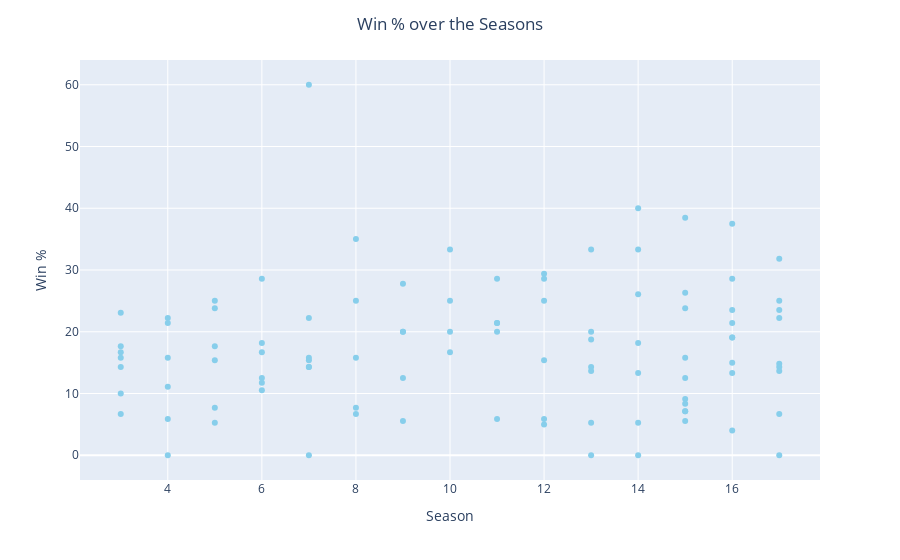

Here is the notebook cell this chart was saved with:
### Markdown cell above
**Competition Wins vs. Times Nominated Analysis**

The scatterplot suggests that there isn't an apparent relationship between number of times nominated and competition wins. There appears to be a cluster of data points between 2 and 4 times nominated. It makes sense that there would be some observations with 0 times nominated because there have been finalists who were never nominated but won competitions. With more data points, it could be argued that the distribution of wins over times nominated is a bell curve shape, peaking around 3 times nominated and 7 wins.

### Code cell
# Next, let's explore how competition win percentages have changed over time (over the seasons).
my_columns = ['Season','Houseguest','Win %']
fig = px.scatter(DF_raw[my_columns],
                   x = 'Season',
                   y = 'Win %',
                   color_discrete_sequence = ['skyblue'],
                   hover_data = 'Houseguest')
fig.update_layout(bargap = 0.1,
                 title = 'Win % over the Seasons',
                 title_x = 0.5)
fig

### Figure 1 — Plotly figure (JSON) as saved in the notebook; plotly's stock layout.template omitted (floating-point values rounded to 4 significant figures)
{"data": [{"customdata": [["Janelle Pierzina"], ["Frank Eudy"], ["Aaryn Gries"], ["Frankie Grande"], ["Dani Donato"], ["Dan Gheesling"], ["Rachel Reilly"], ["Ian Terry"], ["Vanessa Rousso"], ["Hayden Moss"], ["James Rhine"], ["Michele Noonan"], ["Brendon Villegas"], ["Cody Calafiore"], ["Ryan Quicksall"], ["McCrae Olson"], ["Shane Meaney"], ["Nakomis Dedmon"], ["Dick Donato"], ["Jerry MacDonald"], ["Britney Haynes"], ["Steve Moses"], ["Drew Daniel"], ["Andy Herren"], ["Donny Thompson"], ["James Huling"], ["Gerry Lancaster"], ["Alison Irwin"], ["Mike \"Boogie\" Malin"], ["Liz Nolan"], ["Jee Choe"], ["Jeff Schroeder"], ["Jordan Lloyd"], ["Nicole Franzel"], ["Adam Jasinski"], ["Natalie Cunial"], ["Keesha Smith"], ["Kevin Campbell"], ["Jeff Schroeder"], ["Caleb Reynolds"], ["Derrick Levasseur"], ["Porsche Briggs"], ["Janelle Pierzina"], ["Danielle Murphree"], ["Marcellas Reynolds"], ["Diane Henry"], ["Jason Guy"], ["Ivette Corredero"], ["Memphis Garrett"], ["Lisa Donahue"], ["Robert Roman"], ["Erika Landin"], ["Zach Swerdzewski"], ["Elissa Reilly"], ["Marvin Latimer"], ["James Rhine"], ["Ragan Fox"], ["Christine Brecht"], ["John McGuire"], ["Amy Crews"], ["Danielle Reyes"], ["George Boswell"], ["Kalia Booker"], ["Becky Burgess"], ["Adam Poch"], ["Austin Matelson"], ["Dan Gheesling"], ["Zach Rance"], ["April Lewis"], ["Sharon Obermueller"], ["Judd Daugherty"], ["Maggie Ausburn"], ["Jun Song"], ["Howie Gordon"], ["Danielle Reyes"], ["GinaMarie Zimmerman"], ["Spencer Clawson"], ["Karen Ganci"], ["Eric Stein"], ["Helen Kim"], ["Jessie Kowalski"], ["Roddy Mancuso"], ["Jameka Cameron"], ["Julia Nolan"], ["Erika Landin"], ["Natalie Martinez"], ["Lane Elenburg"], ["Sheila Kennedy"], ["Amanda Zuckerman"], ["Michael \"Cowboy\" Ellis"], ["Jordan Lloyd"], ["Jenn Arroyo"], ["Enzo Palumbo"], ["Victoria Rafaeli"], ["Jack Owens"], ["Will Kirby"], ["Shelly Moore"], ["Joe Arvin"], ["Meg Maley"]], "hovertemplate": "Season=%{x}<br>Win %=%{y}<br>Houseguest=%{customdata[0]}<extra></extra>", "legendgroup": "", "marker": {"color": "skyblue", "symbol": "circle"}, "mode": "markers", "name": "", "orientation": "v", "showlegend": false, "type": "scatter", "x": [7, 14, 15, 16, 8, 10, 13, 14, 17, 12, 6, 11, 12, 16, 9, 15, 14, 5, 8, 10, 12, 17, 5, 15, 16, 17, 3, 4, 7, 17, 4, 11, 11, 16, 9, 9, 10, 11, 13, 16, 16, 13, 6, 14, 3, 5, 3, 6, 10, 3, 4, 7, 8, 15, 5, 7, 12, 16, 17, 3, 7, 7, 13, 17, 13, 17, 14, 16, 6, 9, 15, 6, 4, 6, 3, 15, 15, 5, 8, 15, 15, 3, 8, 17, 4, 11, 12, 9, 15, 5, 13, 14, 12, 16, 4, 7, 13, 14, 17], "xaxis": "x", "y": [60, 40, 38.46, 37.5, 35, 33.33, 33.33, 33.33, 31.82, 29.41, 28.57, 28.57, 28.57, 28.57, 27.78, 26.32, 26.09, 25, 25, 25, 25, 25, 23.81, 23.81, 23.53, 23.53, 23.08, 22.22, 22.22, 22.22, 21.43, 21.43, 21.43, 21.43, 20, 20, 20, 20, 20, 19.05, 19.05, 18.75, 18.18, 18.18, 17.65, 17.65, 16.67, 16.67, 16.67, 15.79, 15.79, 15.79, 15.79, 15.79, 15.38, 15.38, 15.38, 15, 14.81, 14.29, 14.29, 14.29, 14.29, 14.29, 13.64, 13.64, 13.33, 13.33, 12.5, 12.5, 12.5, 11.76, 11.11, 10.53, 10, 9.09, 8.33, 7.69, 7.69, 7.14, 7.14, 6.67, 6.67, 6.67, 5.88, 5.88, 5.88, 5.56, 5.56, 5.26, 5.26, 5.26, 5, 4, 0, 0, 0, 0, 0], "yaxis": "y"}], "layout": {"autosize": true, "bargap": 0.1, "legend": {"tracegroupgap": 0}, "margin": {"t": 60}, "title": {"text": "Win % over the Seasons", "x": 0.5}, "xaxis": {"anchor": "y", "autorange": true, "domain": [0, 1], "range": [2.124, 17.88], "title": {"text": "Season"}, "type": "linear"}, "yaxis": {"anchor": "x", "autorange": true, "domain": [0, 1], "range": [-4.646, 64.65], "title": {"text": "Win %"}, "type": "linear"}}}
